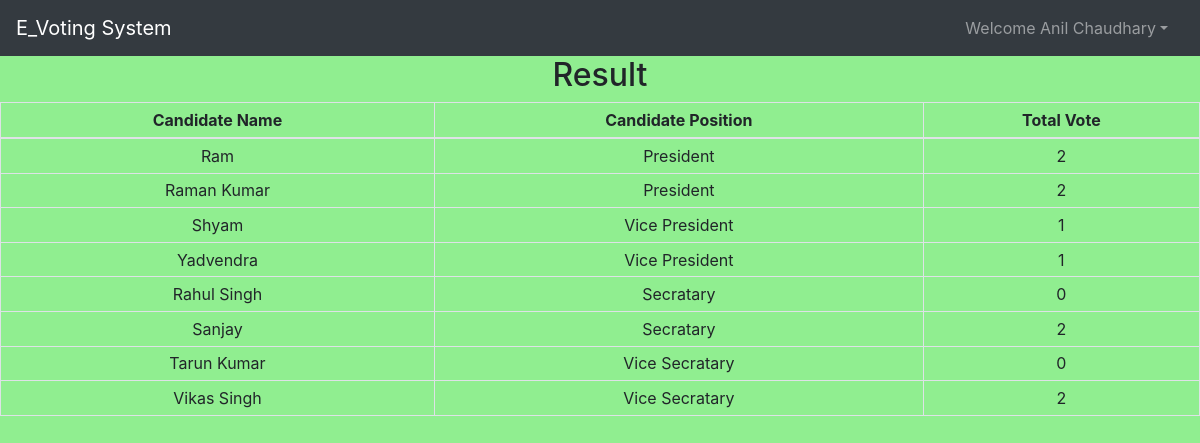
The page /result (signed in) on the database its author committed.
### poll/models.py (models this page shows, shortened)
class Candidate(models.Model):
    full_name = models.CharField(max_length=30)
    position = models.ForeignKey(Position, on_delete=models.CASCADE)
    total_vote = models.IntegerField(default=0)

class Position(models.Model):
    title = models.CharField(max_length=30)
    def __str__(self):
        return self.title

### poll/views.py (the view)
# urls.py: path('result',views.result,name="result"),
@login_required()
def result(request):
    vote = Candidate.objects.all()
    return render(request, 'poll/result.html', {'vote': vote})

### templates/poll/result.html (shortened to what this page needs)
{% extends "base.html" %}
{% block body %}
<body style="background-color:LightGreen;">
  <h2 class="text-center">Result</h2>
  <table class="table table-bordered table-sm text-center">
    <thead>
      <tr>
        <th>Candidate Name</th>
        <th>Candidate Position</th>
        <th>Total Vote</th>
      </tr>
    </thead>
    <tbody>
{% for i in vote %}
        <tr>
          <td>{{ i.full_name }}</td>
          <td>{{ i.position }}</td>
          <td>{{ i.total_vote }}</td>
        </tr>
      {% endfor %}
    </tbody>
  </table>
</body>
{% endblock %}

### templates/base.html (shortened to what this page needs)
<!doctype html>
<html lang="en">
<head>
    <link href="https://stackpath.bootstrapcdn.com/bootstrap/4.4.1/css/bootstrap.min.css"
 rel="stylesheet">
</head>
<body>
<nav class="navbar navbar-expand-lg navbar-dark bg-dark">
    <a class="navbar-brand" href="{% url 'home' %}">E_Voting System</a>
    <div class="collapse navbar-collapse" id="navbarNavAltMarkup">
        <div class="navbar-nav ml-auto">
            {% if user.is_authenticated %}
            <ul class="navbar-nav mr-2">
                <li class="nav-item dropdown">
                    <a class="nav-link dropdown-toggle" data-toggle="dropdown" href='#' id="navbarDropdown"
                       role="button"> Welcome {{request.user.get_full_name }}</a>
                </li>
            </ul>
        </div>
        {% else %}
        <button class="btn btn-primary mr-2" data-target="#login" data-toggle="modal" type="button">Login</button>
        <button class="btn btn-primary mr-2" data-target="#register" data-toggle="modal" type="button">SignUp</button>
        {% endif %}
    </div>
</nav>
{% block body %} {% endblock body %}
</body>
</html>

### rows shown on the page
Candidate: full_name "Ram", position "President", total_vote "2"
Candidate: full_name "Raman Kumar", position "President", total_vote "2"
Candidate: full_name "Shyam", position "Vice President", total_vote "1"
Candidate: full_name "Yadvendra", position "Vice President", total_vote "1"
Candidate: full_name "Rahul Singh", position "Secratary", total_vote "0"
Candidate: full_name "Sanjay", position "Secratary", total_vote "2"
Candidate: full_name "Tarun Kumar", position "Vice Secratary", total_vote "0"
Candidate: full_name "Vikas Singh", position "Vice Secratary", total_vote "2"

### other values the page prints
{{ request.user.get_full_name }} "Anil Chaudhary"
